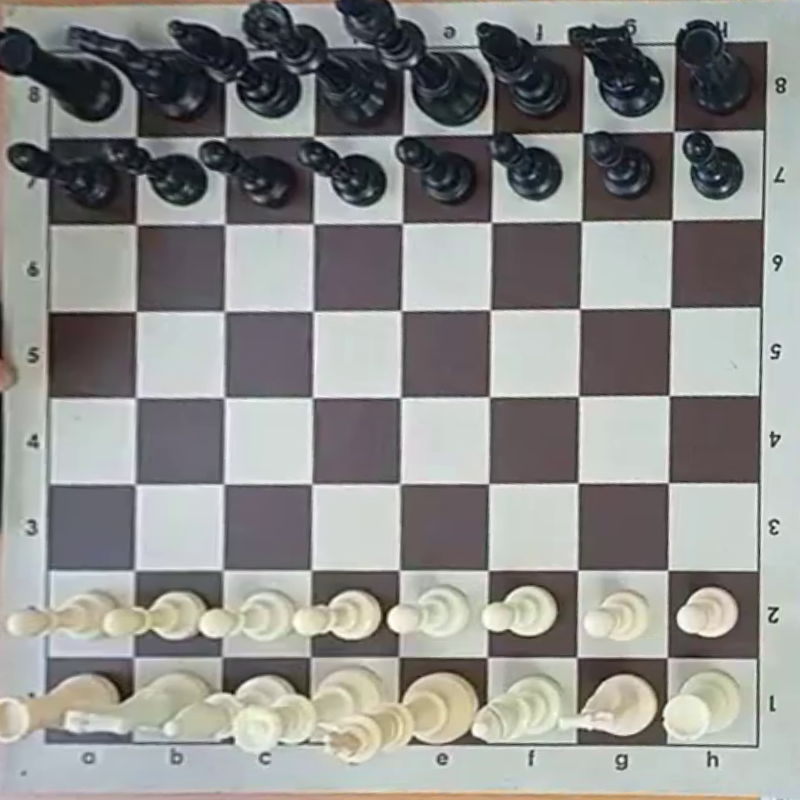
#> input picture warped_board.png, 800 x 800 px
$ python test_grid.py
#> lines starting #> are read from the running program, lines starting #| are printed output that depends on the picture
### src/grid.py
def build_board_grid(board_size: int = 800) -> dict:
    square_size = board_size // 8
    grid = {}

    for file_idx in range(8):  # a (0) to h (7)
        file_char = chr(ord('a') + file_idx)
        x1 = file_idx * square_size
        x2 = (file_idx + 1) * square_size

        for rank_idx in range(8):  # top (0) to bottom (7)
            rank = 8 - rank_idx    # chess rank
            y1 = rank_idx * square_size
            y2 = (rank_idx + 1) * square_size

            square_name = f"{file_char}{rank}"
            grid[square_name] = (x1, y1, x2, y2)

    return grid


def extract_square(board_img, square_coords):
    """
    Extract the cropped square image using array slicing.
    board_img: NumPy array of the board image.
    square_coords: tuple (x1, y1, x2, y2).
    """
    x1, y1, x2, y2 = square_coords
    return board_img[y1:y2, x1:x2]


# [15 lines left out: function square_from_point, not called in this run]

### test_grid.py
import cv2  # type: ignore
# pyright: reportAttributeAccessIssue=false

from src.grid import build_board_grid, extract_square

# Load warped board
board = cv2.imread("warped_board.png")
#> board is the input picture: shape (800, 800, 3); mean B, G, R 139.8, 142.1, 141.8
if board is None:
    raise RuntimeError("warped_board.png not found")

# Build grid
grid = build_board_grid(800)

print("Total squares:", len(grid))
print("a1:", grid["a1"])
print("e4:", grid["e4"])
print("h8:", grid["h8"])

# Use at least 10 algebraic squares to match grid's string keys.
test_squares = [
    "a8",
    "h8",
    "a1",
    "h1",
    "e5",
    "e4",
    "a5",
    "e8",
    "h4",
    "e1",
]

# If a previous test_squares list exists, replace it with the above.
# Ensure any iteration over test_squares or grid sampling uses this list.
# Example usage:
# for sq in test_squares:
#     # ...existing code...
#     # compute square bounds from (file_idx, rank_idx)
#     # ...existing code...

# Visual verification
for sq in test_squares:
    img = extract_square(board, grid[sq])
    cv2.imshow(sq, img)
    cv2.waitKey(0)
#> this loop made 10 passes
#> pass 1, `img = extract_square(board, grid[sq])`:
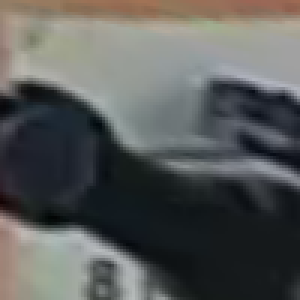
#> img: shape (100, 100, 3) (shown 3 times larger); mean B, G, R 89.3, 90.6, 89.1
#> pass 2, `img = extract_square(board, grid[sq])`:
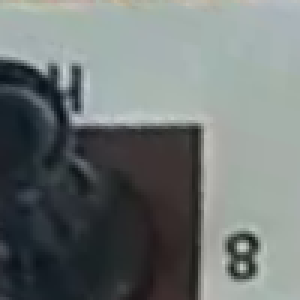
#> img: shape (100, 100, 3) (shown 3 times larger); mean B, G, R 116.9, 118, 111.3
#> pass 3, `img = extract_square(board, grid[sq])`:
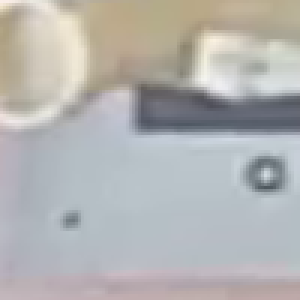
#> img: shape (100, 100, 3) (shown 3 times larger); mean B, G, R 178, 179.1, 179.3

cv2.destroyAllWindows()
